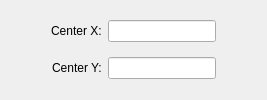
             <widget class="QWidget" name="page">
              <layout class="QVBoxLayout" name="verticalLayout_6">
               <item>
                <layout class="QHBoxLayout" name="horizontalLayout_11">
                 <item>
                  <spacer name="horizontalSpacer_8">
                   <property name="orientation">
                    <enum>Qt::Horizontal</enum>
                   </property>
                   <property name="sizeHint" stdset="0">
                    <size>
                     <width>40</width>
                     <height>20</height>
                    </size>
                   </property>
                  </spacer>
                 </item>
                 <item>
                  <widget class="QLabel" name="label">
                   <property name="text">
                    <string>&lt;!DOCTYPE HTML PUBLIC &quot;-//W3C//DTD HTML 4.0//EN&quot; &quot;http://www.w3.org/TR/REC-html40/strict.dtd&quot;&gt;
&lt;html&gt;&lt;head&gt;&lt;meta name=&quot;qrichtext&quot; content=&quot;1&quot; /&gt;&lt;style type=&quot;text/css&quot;&gt;
p, li { white-space: pre-wrap; }
&lt;/style&gt;&lt;/head&gt;&lt;body style=&quot; font-family:'Sans Serif'; font-size:9pt; font-weight:400; font-style:normal;&quot;&gt;
&lt;table style=&quot;-qt-table-type: root; margin-top:4px; margin-bottom:4px; margin-left:4px; margin-right:4px;&quot;&gt;
&lt;tr&gt;
&lt;td style=&quot;border: none;&quot;&gt;
&lt;p style=&quot; margin-top:0px; margin-bottom:0px; margin-left:0px; margin-right:0px; -qt-block-indent:0; text-indent:0px;&quot;&gt;&lt;span style=&quot; color:#000000;&quot;&gt;Center X:&lt;/span&gt;&lt;/p&gt;&lt;/td&gt;&lt;/tr&gt;&lt;/table&gt;&lt;/body&gt;&lt;/html&gt;</string>
                   </property>
                  </widget>
                 </item>
                 <item>
                  <widget class="QLineEdit" name="pointXLineEdit">
                   <property name="toolTip">
                    <string>x-Coordinate in Pixels</string>
                   </property>
                  </widget>
                 </item>
                 <item>
                  <spacer name="horizontalSpacer_9">
                   <property name="orientation">
                    <enum>Qt::Horizontal</enum>
                   </property>
                   <property name="sizeHint" stdset="0">
                    <size>
                     <width>40</width>
                     <height>20</height>
                    </size>
                   </property>
                  </spacer>
                 </item>
                </layout>
               </item>
               <item>
                <layout class="QHBoxLayout" name="horizontalLayout_22">
                 <item>
                  <spacer name="horizontalSpacer_10">
                   <property name="orientation">
                    <enum>Qt::Horizontal</enum>
                   </property>
                   <property name="sizeHint" stdset="0">
                    <size>
                     <width>40</width>
                     <height>20</height>
                    </size>
                   </property>
                  </spacer>
                 </item>
                 <item>
                  <widget class="QLabel" name="label_2">
                   <property name="text">
                    <string>&lt;font color='black'&gt;Center Y:&lt;/font&gt;</string>
                   </property>
                  </widget>
                 </item>
                 <item>
                  <widget class="QLineEdit" name="pointYLineEdit">
                   <property name="toolTip">
                    <string>y-Coordinate in Pixels</string>
                   </property>
                  </widget>
                 </item>
                 <item>
                  <spacer name="horizontalSpacer_11">
                   <property name="orientation">
                    <enum>Qt::Horizontal</enum>
                   </property>
                   <property name="sizeHint" stdset="0">
                    <size>
                     <width>40</width>
                     <height>20</height>
                    </size>
                   </property>
                  </spacer>
                 </item>
                </layout>
               </item>
              </layout>
             </widget>
